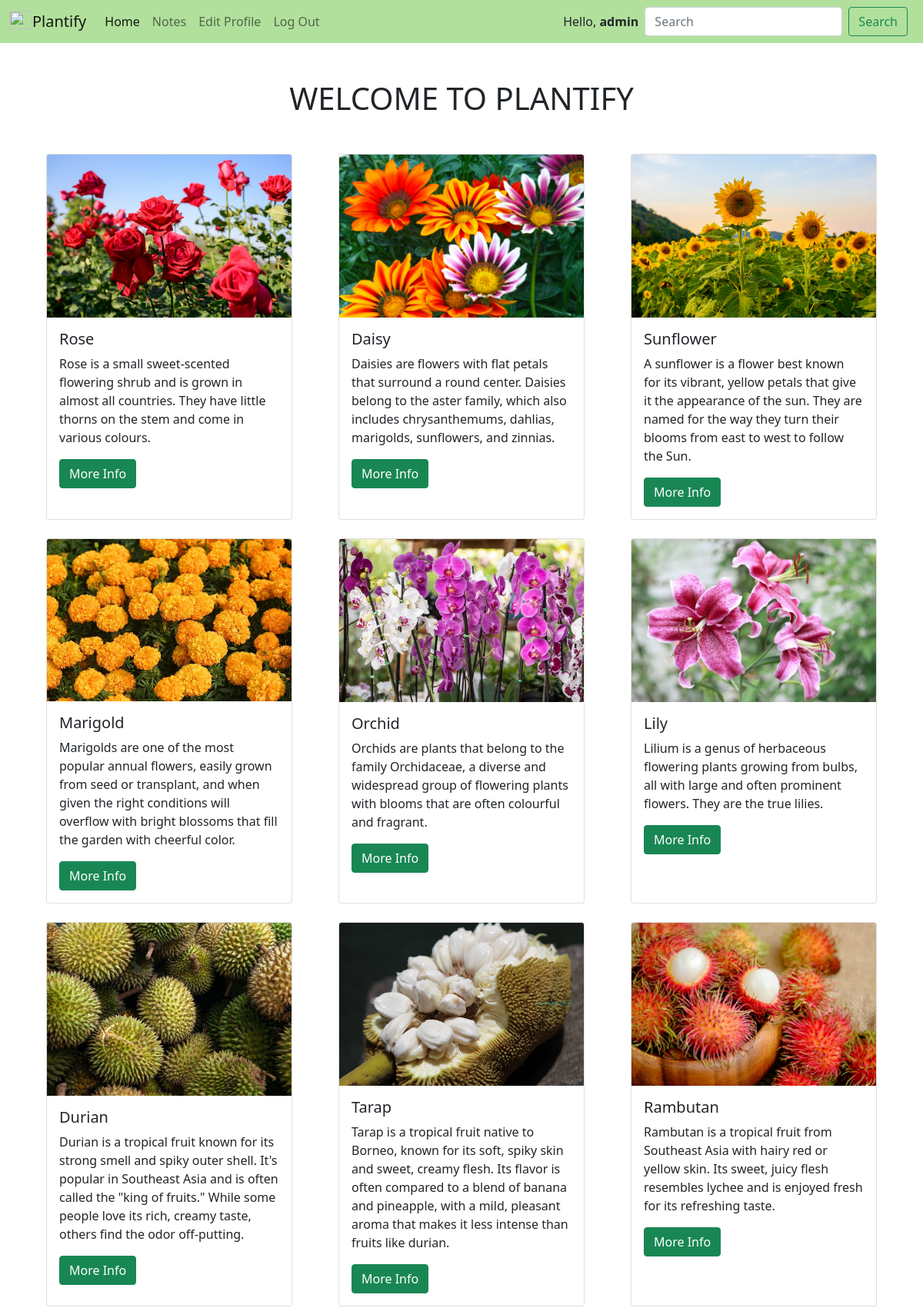
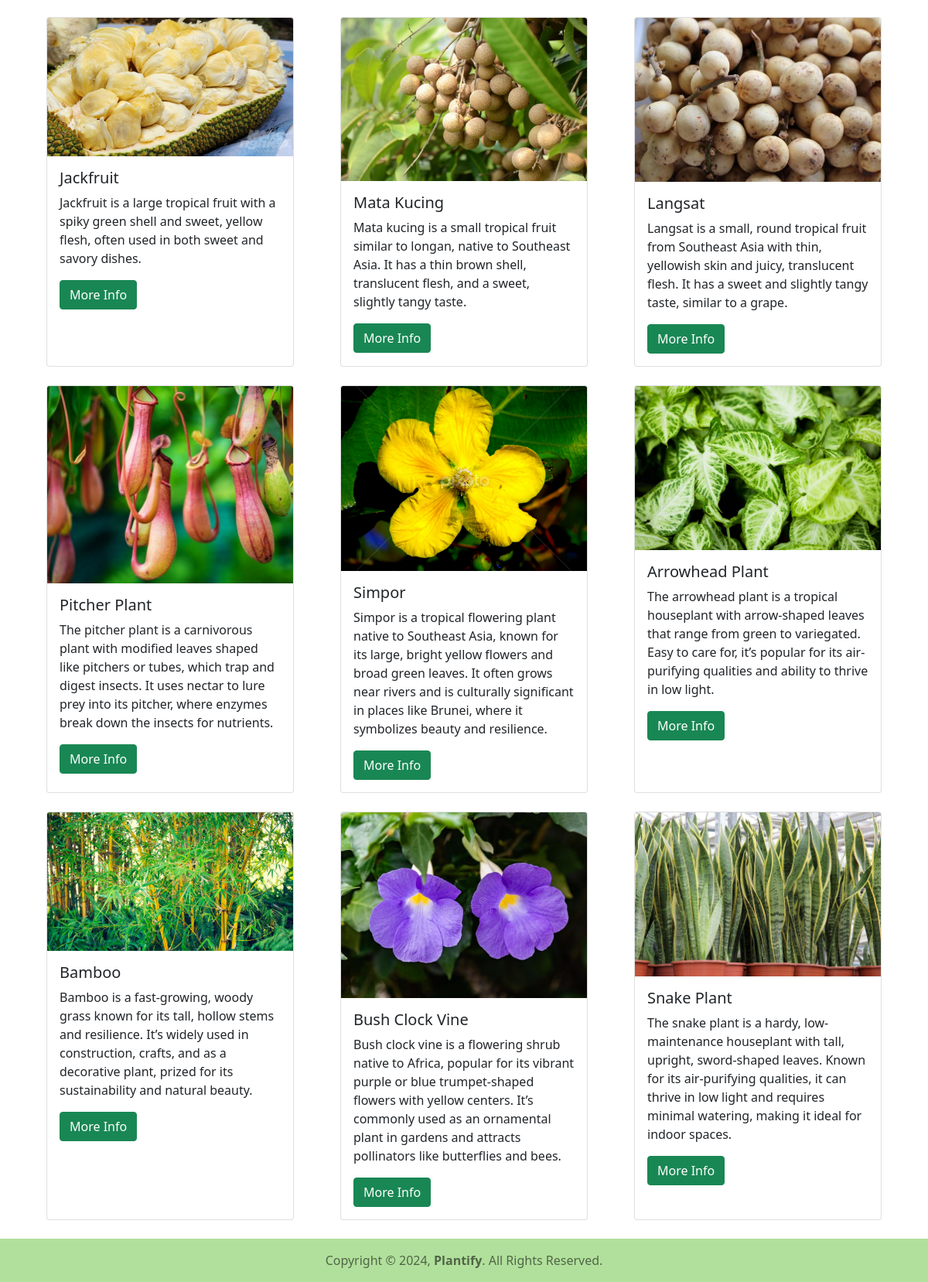
The app's page / (signed in) with its own data (2 pictures, top to bottom).
### home/models.py (models this page shows, shortened)
class Image(models.Model):
    title = models.CharField(max_length=150)
    slug = models.SlugField(unique=True)
    sname = models.CharField(max_length=150)
    tags = models.TextField()
    sdesc = models.TextField()
    ldesc = models.TextField()
    img = models.FileField(upload_to="pic/%y/")
    class Meta:
        ordering=('id',)
    def get_absolute_url(self):
        return reverse('details',args=[self.id,self.slug])

### home/views.py (the view)
# urls.py: path('', views.index, name='index'),
@login_required(login_url='login')
def index(request):
    obj=Image.objects.all()
    return render(request, 'home/index.html',{'image':obj})

### home/templates/home/index.html (shortened to what this page needs)
{% load static %}
<!doctype html>
<html lang="en">
<head>
    <link href="https://cdn.jsdelivr.net/npm/bootstrap@5.0.2/dist/css/bootstrap.min.css" rel="stylesheet">
</head>
<body>
    <nav class="navbar sticky-top navbar-expand-lg navbar-light" style="background-color: #B1E09C">
        <div class="container-fluid">
            <a class="navbar-brand" href="{% url 'index' %}">
                <img src="{% static 'logo/logo.png' %}" alt="" width="30" height="24"
                    class="d-inline-block align-text-top">Plantify
            </a>
            <div class="collapse navbar-collapse" id="navbarSupportedContent">
                <ul class="navbar-nav me-auto mb-2 mb-lg-0">
                    <li class="nav-item">
                        <a class="nav-link active" aria-current="page" href="{% url 'index' %}">Home</a>
                    </li>
                    <li class="nav-item">
                        <a class="nav-link" href="{% url 'notes' %}">Notes</a>
                    </li>
                    <li class="nav-item">
                        <a class="nav-link" data-bs-toggle="modal" data-bs-target="#editProfileModal">Edit Profile</a>
                    </li>
                    <li class="nav-item">
                        <a class="nav-link" href="{% url 'logout' %}">Log Out</a>
                    </li>
                </ul>
                <span class="me-2">Hello, <strong>{{request.user}}</strong></span>
                <form action="{% url 'search' %}" class="d-flex" method="GET">
                    <input name="search" class="form-control me-2" type="search" placeholder="Search"
                        aria-label="Search">
                    <button class="btn btn-outline-success me-2" type="submit">Search</button>
                </form>
            </div>
        </div>
    </nav>
    <h1 class="text-center mt-5 mb-5">WELCOME TO PLANTIFY</h1>
    <div class="container mt-4">
        {% for x in image %}
        {% if forloop.first %}
        <div class="row gp-4 justify-content-center">
            {% endif %}
            <div class="col-lg-4 col-md-6 col-12 mb-4 d-flex justify-content-center">
                <div class="card" style="width: 20rem;">
                    <a href="{{x.get_absolute_url}}">
                        <img src="{{x.img.url}}" class="card-img-top" alt="...">
                    </a>
                    <div class="card-body">
                        <h5 class="card-title">{{x.title}}</h5>
                        <p class="text-justify card-text">{{x.sdesc}}</p>
                        <a href="{{x.get_absolute_url}}" class="btn btn-success">More Info</a>
                    </div>
                </div>
            </div>
            {% if forloop.counter|divisibleby:3 %}
        </div>
        <div class="row gp-4 justify-content-center">{% endif %}{% if forloop.last %}</div> {% endif %}
        {% endfor %}
    </div>
    <nav class="navbar static-bottom navbar-light" style="background-color: #B1E09C">
        <div class="container-fluid d-flex justify-content-center">
            <span class="navbar-text">
                Copyright &#169; 2024, <strong>Plantify</strong>. All Rights Reserved.
            </span>
        </div>
    </nav>
</body>
</html>

### records on screen
Image: img (picture), title "Rose", sdesc "Rose is a small sweet-scented flowering shrub and is grown in almost all countries. They have little thorns on the stem and come in various colours."
Image: img (picture), title "Daisy", sdesc "Daisies are flowers with flat petals that surround a round center. Daisies belong to the aster family, which also includes chrysanthemums, dahlias, marigolds, sunflowers, and zinnias."
Image: img (picture), title "Sunflower", sdesc "A sunflower is a flower best known for its vibrant, yellow petals that give it the appearance of the sun. They are named for the way they turn their blooms from east to west to follow the Sun."
Image: img (picture), title "Marigold", sdesc "Marigolds are one of the most popular annual flowers, easily grown from seed or transplant, and when given the right conditions will overflow with bright blossoms that fill the garden with cheerful color."
Image: img (picture), title "Orchid", sdesc "Orchids are plants that belong to the family Orchidaceae, a diverse and widespread group of flowering plants with blooms that are often colourful and fragrant."
Image: img (picture), title "Lily", sdesc "Lilium is a genus of herbaceous flowering plants growing from bulbs, all with large and often prominent flowers. They are the true lilies."
Image: img (picture), title "Durian", sdesc "Durian is a tropical fruit known for its strong smell and spiky outer shell. It's popular in Southeast Asia and is often called the \"king of fruits.\" While some people love its rich, creamy taste, others find the odor off-putting."
Image: img (picture), title "Tarap", sdesc "Tarap is a tropical fruit native to Borneo, known for its soft, spiky skin and sweet, creamy flesh. Its flavor is often compared to a blend of banana and pineapple, with a mild, pleasant aroma that makes it less intense than fruits like durian."
Image: img (picture), title "Rambutan", sdesc "Rambutan is a tropical fruit from Southeast Asia with hairy red or yellow skin. Its sweet, juicy flesh resembles lychee and is enjoyed fresh for its refreshing taste."
Image: img (picture), title "Jackfruit", sdesc "Jackfruit is a large tropical fruit with a spiky green shell and sweet, yellow flesh, often used in both sweet and savory dishes."
Image: img (picture), title "Mata Kucing", sdesc "Mata kucing is a small tropical fruit similar to longan, native to Southeast Asia. It has a thin brown shell, translucent flesh, and a sweet, slightly tangy taste."
Image: img (picture), title "Langsat", sdesc "Langsat is a small, round tropical fruit from Southeast Asia with thin, yellowish skin and juicy, translucent flesh. It has a sweet and slightly tangy taste, similar to a grape."
Image: img (picture), title "Pitcher Plant", sdesc "The pitcher plant is a carnivorous plant with modified leaves shaped like pitchers or tubes, which trap and digest insects. It uses nectar to lure prey into its pitcher, where enzymes break down the insects for nutrients."
Image: img (picture), title "Simpor", sdesc "Simpor is a tropical flowering plant native to Southeast Asia, known for its large, bright yellow flowers and broad green leaves. It often grows near rivers and is culturally significant in places like Brunei, where it symbolizes beauty and resilience."
Image: img (picture), title "Arrowhead Plant", sdesc "The arrowhead plant is a tropical houseplant with arrow-shaped leaves that range from green to variegated. Easy to care for, it’s popular for its air-purifying qualities and ability to thrive in low light."
Image: img (picture), title "Bamboo", sdesc "Bamboo is a fast-growing, woody grass known for its tall, hollow stems and resilience. It’s widely used in construction, crafts, and as a decorative plant, prized for its sustainability and natural beauty."
Image: img (picture), title "Bush Clock Vine", sdesc "Bush clock vine is a flowering shrub native to Africa, popular for its vibrant purple or blue trumpet-shaped flowers with yellow centers. It’s commonly used as an ornamental plant in gardens and attracts pollinators like butterflies and bees."
Image: img (picture), title "Snake Plant", sdesc "The snake plant is a hardy, low-maintenance houseplant with tall, upright, sword-shaped leaves. Known for its air-purifying qualities, it can thrive in low light and requires minimal watering, making it ideal for indoor spaces."

### other values on screen
{{ request.user }} "admin"
